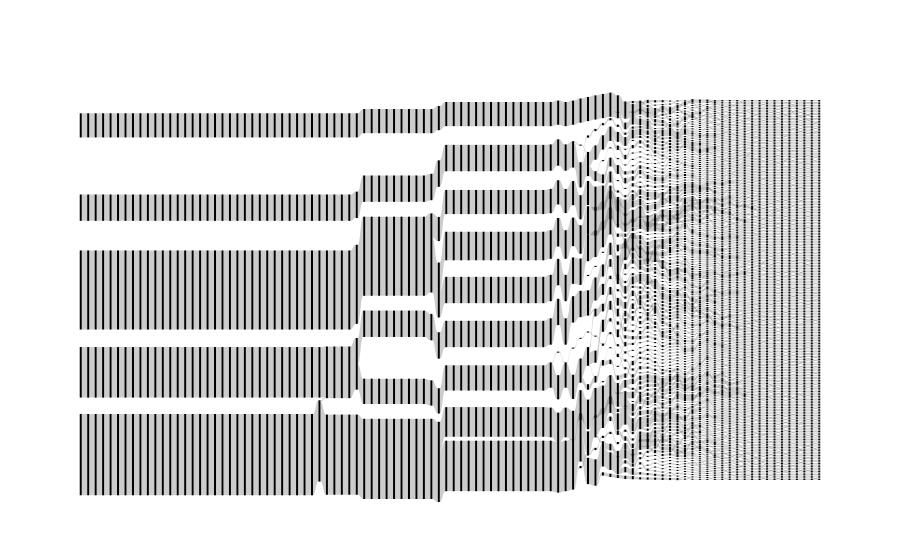

Notebook source saved alongside this figure:
### Code cell
# plot Sankey
sankey = Sankey()
sankey.load_sankey_data(f"Results/sankey_f.pkl")
fig = sankey.plot_sankey(pad=0.5,thickness=2)
fig.write_image(f"Figures/sankey_f.svg")

### Figure 1 — Plotly figure (JSON) as saved in the notebook; plotly's stock layout.template omitted (floating-point values rounded to 4 significant figures; data arrays with more than 128 entries replaced by an {"elided": "..."} marker saying what was removed)
{"data": [{"link": {"source": {"elided": "5527 int values"}, "target": {"elided": "5527 int values"}, "value": {"elided": "5527 int values"}}, "node": {"line": {"color": "black", "width": 0}, "pad": 0.5, "thickness": 2, "x": {"elided": "5470 float values"}, "y": {"elided": "5470 float values"}}, "type": "sankey"}], "layout": {"autosize": true}}
